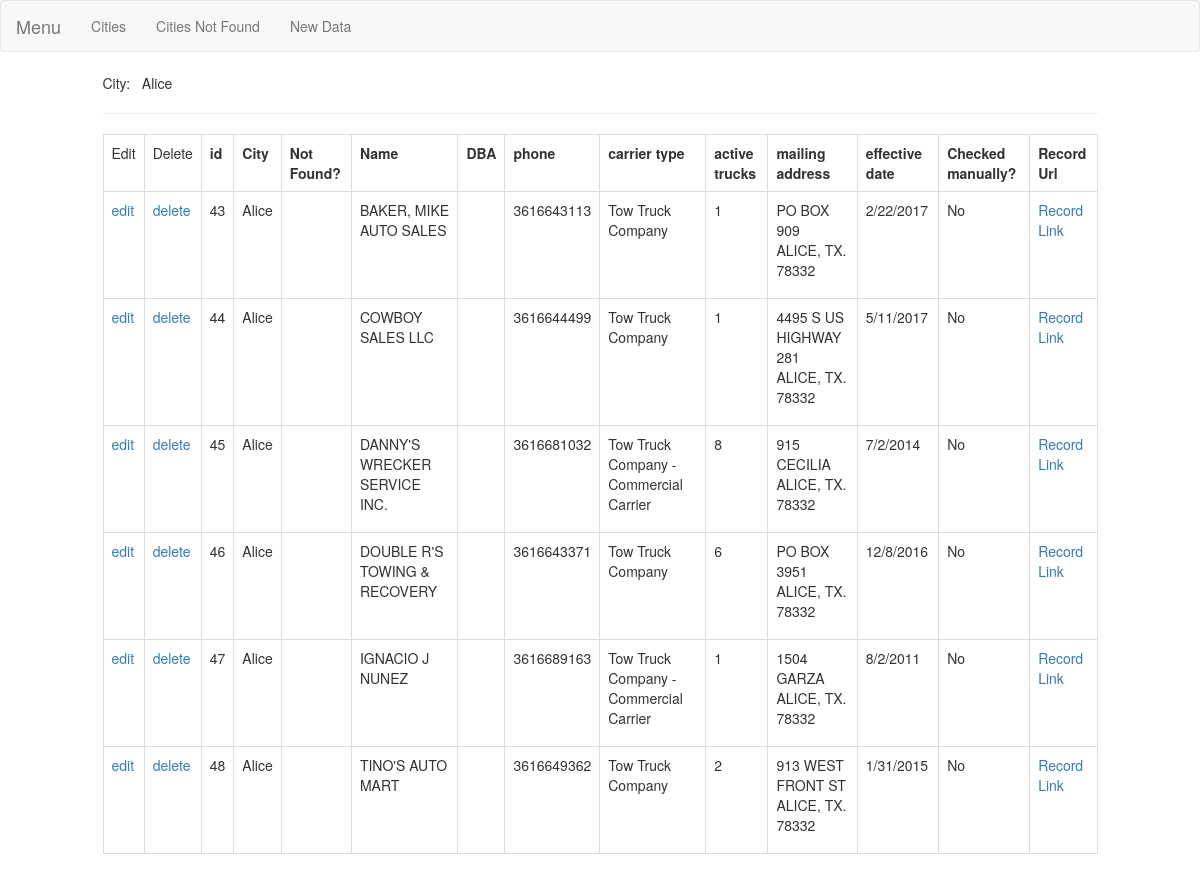
The app's page /data_list/Alice with its own data.
### data/models.py (models this page shows)
class DataModel(models.Model):
    active_no = models.CharField(max_length=256, db_index=True, verbose_name="Number", null=True)
    city_data_not_found = models.BooleanField(default=False)
    city = models.CharField(max_length=256, db_index=True, verbose_name="City",  null=False)
    name = models.CharField(max_length=256,  default="")
    dba = models.CharField(max_length=256,  default="")
    phone = models.CharField(max_length=256, default="")
    carrier_type = models.CharField(max_length=256, default="")
    active_trucks = models.IntegerField(default=-1)
    mailing_address = models.CharField(max_length=256, default="")
    effective_date = models.CharField(max_length=256, default="")
    checked_manually = models.BooleanField(default=False)
    record_url = models.URLField()  # According to active no

### data/views.py (the view)
# urls.py: url(r'^data_list/(?P<city>.+)$', list_data, name="list_data"),
def list_data(request, city):
    data_by_c = DataModel.objects.all().filter(city__iexact=city)
    return render(request, "data_list.html", context={
        "data_s": data_by_c,
        "city": city
    })

### data/templates/data_list.html (shortened to what this page needs)
{% extends "./base.html" %}
{% load bootstrap %}
{% block content %}
    City: &nbsp; {{ city }}
    <hr>
    <table id="data-table" class="table table-bordered table-responsive">
        <tr>
            <td>Edit</td>
            <td>Delete</td>
            <th> id </th> <th>City </th> <th> Not Found? </th> <th> Name </th> <th> DBA </th> <th> phone </th> <th>carrier type</th>
            <th>active trucks</th> <th> mailing address </th> <th> effective date </th> <th>Checked manually?</th> <th> Record Url </th>
        </tr>
    {% for d in data_s %}
        <tr id="data-id-{{d.id}}">
            <td> <a href="{% url 'data:data_form' data_id=d.id %}"> edit </a> </td>  <td> <a href="{% url 'data:delete_data' data_id=d.id %}">delete</a> </td>
            <td> {{d.id}} </td> <td> {{d.city}} </td>
            <td> {%  if d.city_data_not_found %} <span style="background-color: red">X</span> {% endif %}</td>
            <td> {{d.name}} </td> <td> {{s.dba}} </td> <td>{{ d.phone }}</td>
            <td>{{ d.carrier_type }}</td> <td> {{ d.active_trucks }} </td>
            <td> {{ d.mailing_address|linebreaks }} </td> <td>{{ d.effective_date }}</td>
            <td>{{ d.checked_manually|yesno:"Yes,No,-" }}</td>
            <td>{% if not d.city_data_not_found %} <a href="{{ d.record_url }}">Record Link</a> {% endif %}</td>
        </tr>
    {% endfor %}
    </table>
{% endblock %}

### records on screen
DataModel: id "43", city "Alice", name "BAKER, MIKE AUTO SALES", phone "3616643113", carrier_type "Tow Truck Company", active_trucks "1", mailing_address "PO BOX 909 ALICE, TX. 78332", effective_date "2/22/2017", checked_manually "No"
DataModel: id "44", city "Alice", name "COWBOY SALES LLC", phone "3616644499", carrier_type "Tow Truck Company", active_trucks "1", mailing_address "4495 S US HIGHWAY 281 ALICE, TX. 78332", effective_date "5/11/2017", checked_manually "No"
DataModel: id "45", city "Alice", name "DANNY'S WRECKER SERVICE INC.", phone "3616681032", carrier_type "Tow Truck Company - Commercial Carrier", active_trucks "8", mailing_address "915 CECILIA ALICE, TX. 78332", effective_date "7/2/2014", checked_manually "No"
DataModel: id "46", city "Alice", name "DOUBLE R'S TOWING & RECOVERY", phone "3616643371", carrier_type "Tow Truck Company", active_trucks "6", mailing_address "PO BOX 3951 ALICE, TX. 78332", effective_date "12/8/2016", checked_manually "No"
DataModel: id "47", city "Alice", name "IGNACIO J NUNEZ", phone "3616689163", carrier_type "Tow Truck Company - Commercial Carrier", active_trucks "1", mailing_address "1504 GARZA ALICE, TX. 78332", effective_date "8/2/2011", checked_manually "No"
DataModel: id "48", city "Alice", name "TINO'S AUTO MART", phone "3616649362", carrier_type "Tow Truck Company", active_trucks "2", mailing_address "913 WEST FRONT ST ALICE, TX. 78332", effective_date "1/31/2015", checked_manually "No"

### other values on screen
{{ city }} "Alice"
